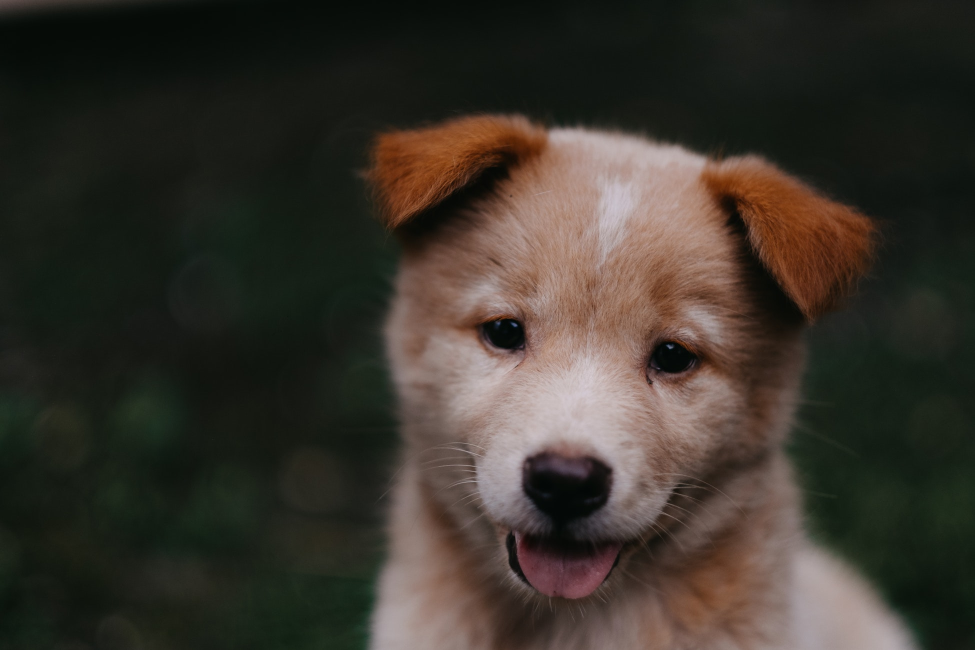
#> input picture DATA/00-puppy.jpg, 1950 x 1300 px (shown at 1/2 size)
$ python -i masking.py   (imports and definitions only)
#> lines starting #> are read from the running program, lines starting #| are printed output that depends on the picture

import string
import cv2
import numpy as np
#import matplotlib.pyplot as plt


class MaskingLogo:
    imagePath: string
    logoPath: string

    # initi with default images
    def __init__(self, image: string = 'dog_backpack.png', logo: string = 'watermark_no_copy.png') -> None:
        self.imagePath, self.logoPath = image, logo

    # [11 lines left out: function resizeSmall, not called in this run]

    def maskSmall(self, img):
        img2gray = cv2.cvtColor(img, cv2.COLOR_RGB2GRAY)
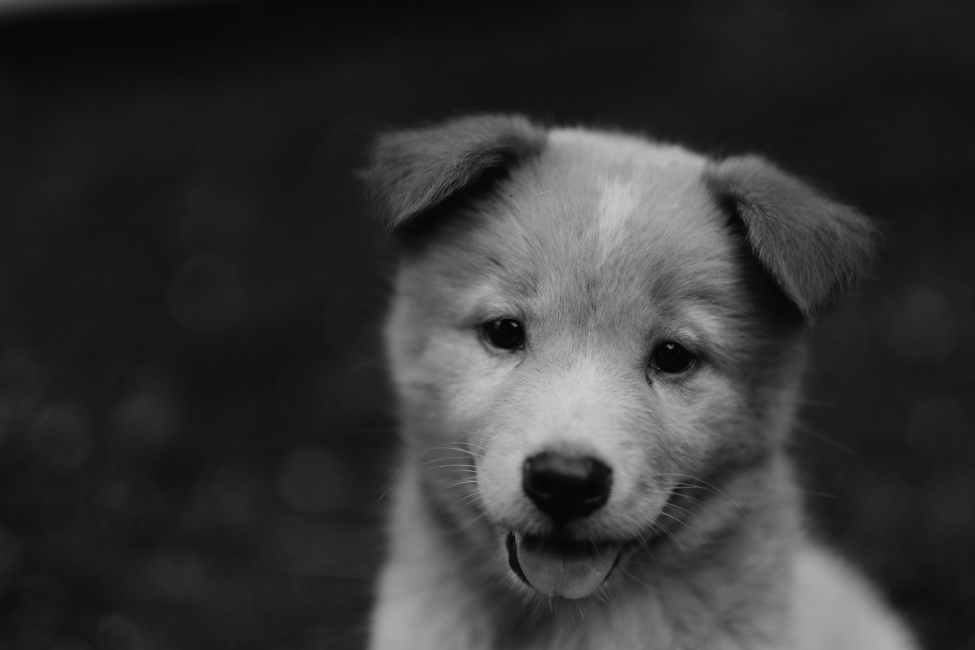
#> img2gray: shape (1300, 1950) (shown at 1/2 size); min 1, max 209, mean 52.6
        #cv2.imshow('img2gray', img2gray)
        mask_inv = cv2.bitwise_not(img2gray)
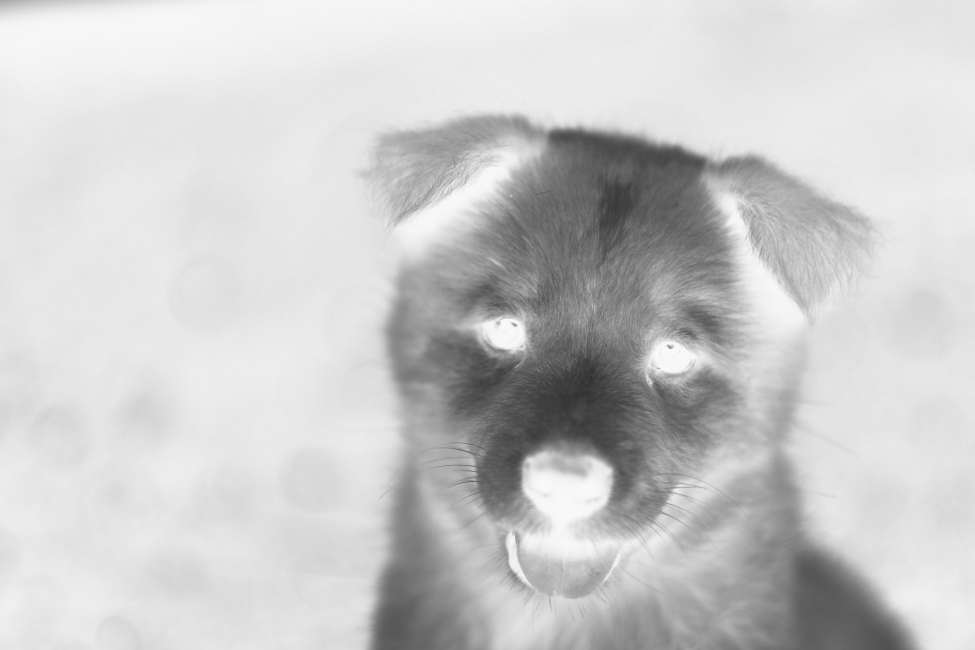
#> mask_inv: shape (1300, 1950) (shown at 1/2 size); min 46, max 254, mean 202.4
        #cv2.imshow('mask_inv', mask_inv)
        fg = cv2.bitwise_or(img, img, mask=mask_inv)
        #cv2.imshow('fg', fg)
        return fg

    # [35 lines left out: functions logoRegionOfInterest, savePicture, mainProgram, not called in this run]

#        cv2.waitKey()

>>> import cv2
>>> picture = cv2.cvtColor(cv2.imread('../../DATA/00-puppy.jpg'), cv2.COLOR_BGR2RGB)
>>> result = MaskingLogo().maskSmall(picture)

$ run again, on DATA/Denis_Mukwege.jpg
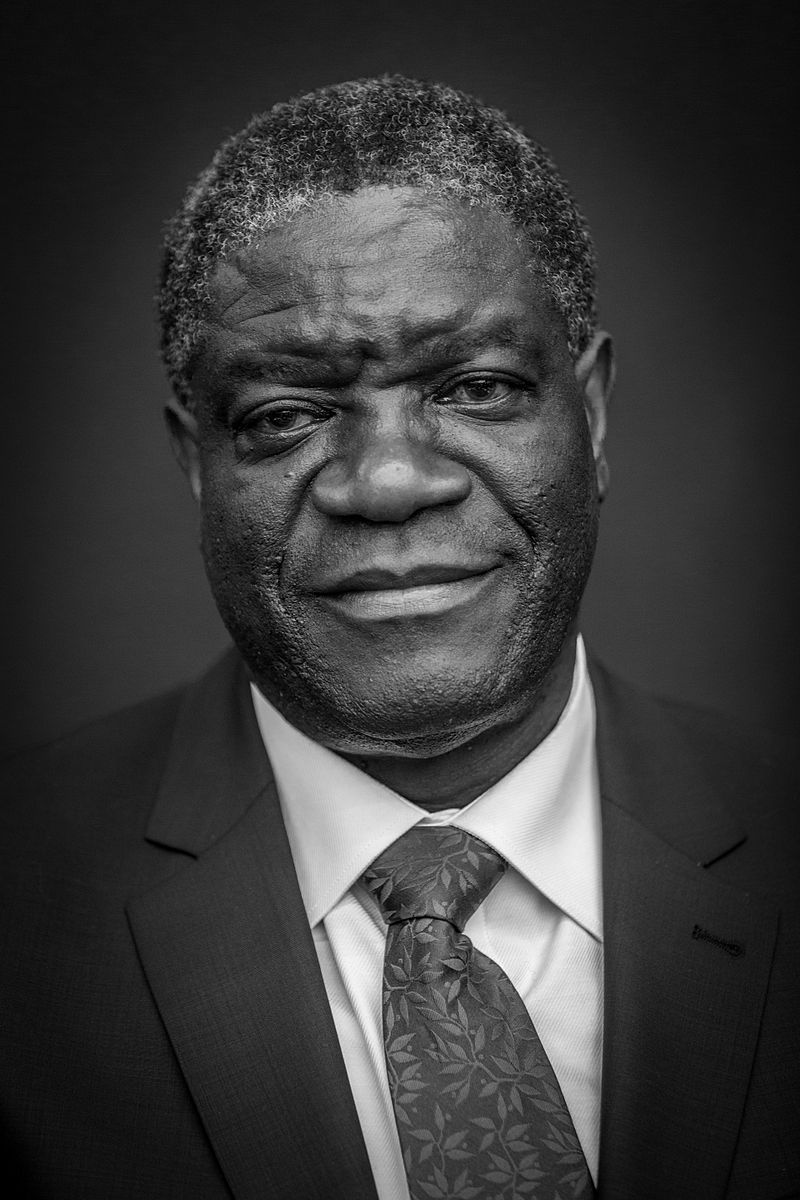
#> input picture DATA/Denis_Mukwege.jpg, 800 x 1200 px
#> picture is the input picture: shape (1200, 800, 3); min 0, max 255, mean 58.8
#> in maskSmall, `mask_inv = cv2.bitwise_not(img2gray)`:
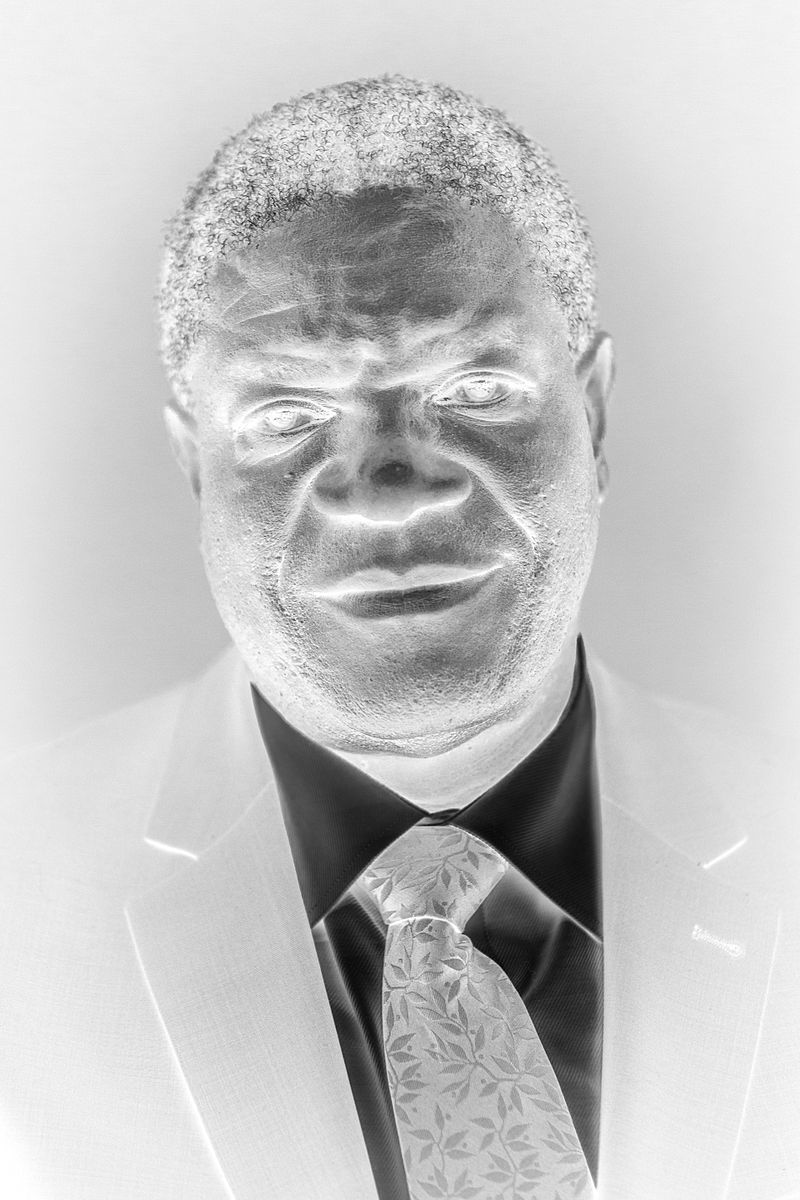
#> mask_inv: shape (1200, 800); min 0, max 255, mean 196.2

$ run again, on DATA/Nadia_Murad.jpg
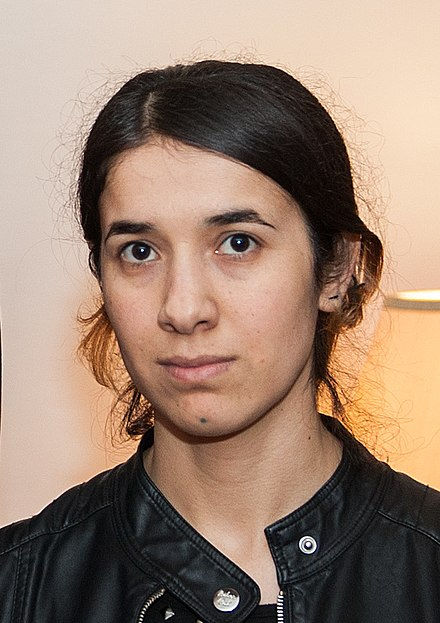
#> input picture DATA/Nadia_Murad.jpg, 440 x 623 px
#> in maskSmall, `img2gray = cv2.cvtColor(img, cv2.COLOR_RGB2GRAY)`:
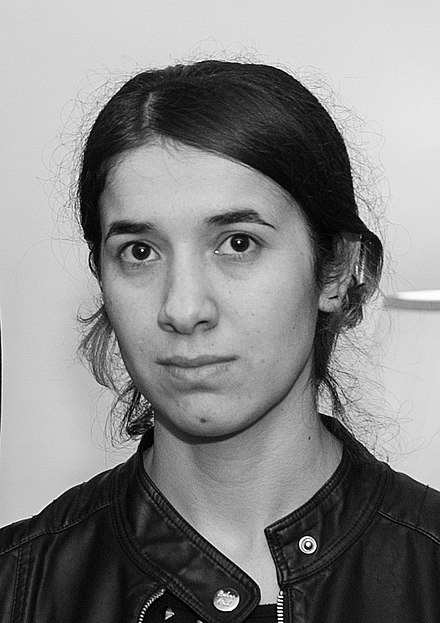
#> img2gray: shape (623, 440); min 0, max 255, mean 134.7
#> in maskSmall, `mask_inv = cv2.bitwise_not(img2gray)`:
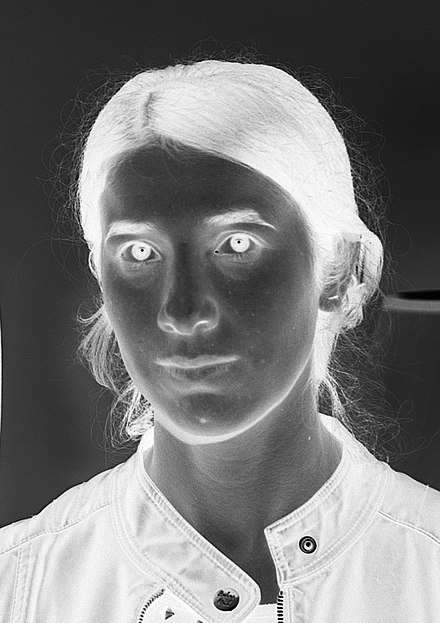
#> mask_inv: shape (623, 440); min 0, max 255, mean 120.3
